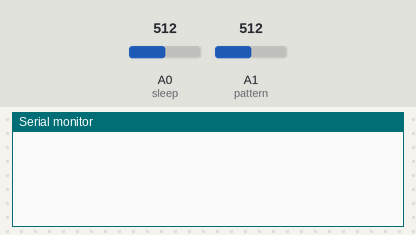
The sketch below on a simulated Arduino Uno, built with avr-gcc and run on an emulated ATmega328P. Shown: the last lines printed to the serial monitor. Inputs (shaded band) come from the test bench; at power-on: A0 (sleep) = 512, A1 (pattern) = 512.

Above: at 1.2 s.
1.3 s: A0 (sleep) set to 0
At 1.9 s:
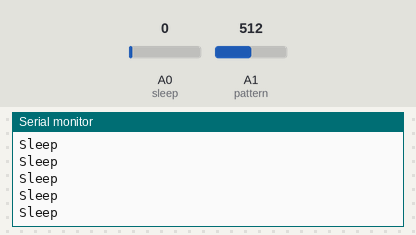
3.3 s: A1 (pattern) set to 0
At 4.1 s:
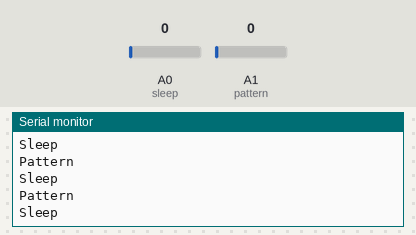
4.9 s: A0 (sleep) set to 122
At 5.5 s:
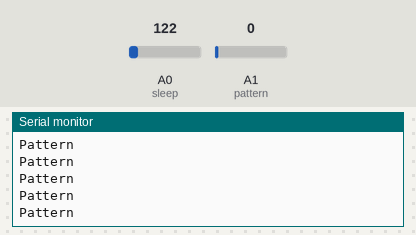
7.9 s: A0 (sleep) set to 0
At 8.8 s:
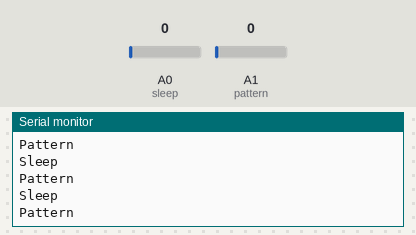

The sketch:

XmasLightsArduino.ino
```cpp
//Sensors and their value
int sleep=0;
int pattern=1;
void setup() {
  Serial.begin(4800);
}

void loop() {
  Serial.println("Sleep"+analogRead(sleep));
  Serial.println("Pattern"+analogRead(pattern));
}
```

Measured:
- after the input at 1.3 s, the serial monitor: prints a new line after 0.14 s (image 1)
- after the input at 3.3 s, the serial monitor: prints a new line after 0.15 s (image 2)
